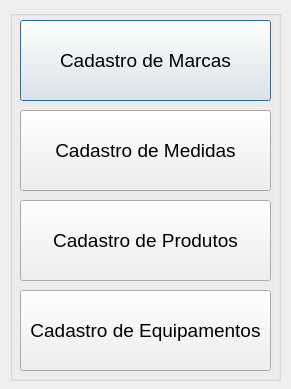
<?xml version="1.0" encoding="UTF-8"?>
<ui version="4.0">
 <class>frmitems</class>
 <widget class="QDialog" name="frmitems">
  <property name="geometry">
   <rect>
    <x>0</x>
    <y>0</y>
    <width>291</width>
    <height>389</height>
   </rect>
  </property>
  <property name="windowTitle">
   <string>Cadastro de Items</string>
  </property>
  <widget class="QGroupBox" name="groupBox">
   <property name="geometry">
    <rect>
     <x>10</x>
     <y>10</y>
     <width>271</width>
     <height>371</height>
    </rect>
   </property>
   <property name="title">
    <string/>
   </property>
   <widget class="QPushButton" name="btnmarca">
    <property name="geometry">
     <rect>
      <x>10</x>
      <y>10</y>
      <width>251</width>
      <height>81</height>
     </rect>
    </property>
    <property name="font">
     <font>
      <pointsize>14</pointsize>
     </font>
    </property>
    <property name="text">
     <string>Cadastro de Marcas</string>
    </property>
   </widget>
   <widget class="QPushButton" name="btnmedida">
    <property name="geometry">
     <rect>
      <x>10</x>
      <y>100</y>
      <width>251</width>
      <height>81</height>
     </rect>
    </property>
    <property name="font">
     <font>
      <pointsize>14</pointsize>
     </font>
    </property>
    <property name="text">
     <string>Cadastro de Medidas</string>
    </property>
   </widget>
   <widget class="QPushButton" name="btnproduto">
    <property name="geometry">
     <rect>
      <x>10</x>
      <y>190</y>
      <width>251</width>
      <height>81</height>
     </rect>
    </property>
    <property name="font">
     <font>
      <pointsize>14</pointsize>
     </font>
    </property>
    <property name="text">
     <string>Cadastro de Produtos</string>
    </property>
   </widget>
   <widget class="QPushButton" name="btnequip">
    <property name="geometry">
     <rect>
      <x>10</x>
      <y>280</y>
      <width>251</width>
      <height>81</height>
     </rect>
    </property>
    <property name="font">
     <font>
      <pointsize>14</pointsize>
     </font>
    </property>
    <property name="text">
     <string>Cadastro de Equipamentos</string>
    </property>
   </widget>
  </widget>
 </widget>
 <resources/>
 <connections/>
</ui>
